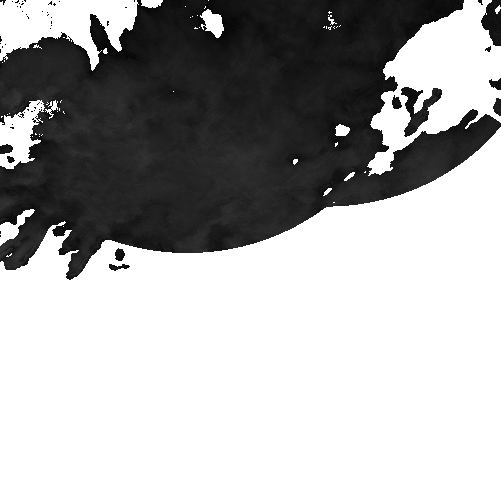
#> input picture 030 opencv平移图像后按帧保存/opencv_img_move/RAD_206582404232538_014.png, 501 x 501 px
$ python move_frame_save.py   (Python 2 division)
#> lines starting #> are read from the running program, lines starting #| are printed output that depends on the picture

import cv2
import numpy as np

dx = 1
dy = 1
borderColor=(255,255,255) #white color
cnt = 500
out_dir = "out"

img = cv2.imread('RAD_206582404232538_014.png',1)
#> img is the input picture: shape (501, 501, 3); min 0, max 255, mean 172.2
rows,cols,channel = img.shape
#> rows = 501; cols = 501; channel = 3
print img.shape
#| (501, 501, 3)
#cv2.imshow('source',img)

for n in range(cnt):
	path =""
	matShift = np.float32([[1,0,dx*n],[0,1,dy*n]])
	dst = cv2.warpAffine(img,matShift,(cols,rows),borderMode=cv2.BORDER_CONSTANT,borderValue=borderColor)
	path = out_dir+"/frame_"+"%02d"%n+".png"
	cv2.imwrite(path,dst)
	print ("%s has been saved!"%path)
#> this loop made 500 passes
#> pass 2, `dst = cv2.warpAffine(img,matShift,(cols,rows),borderMode=cv2.BORDER_CO..`:
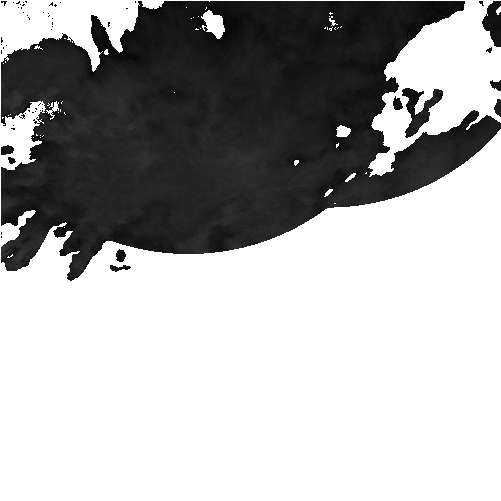
#> dst: shape (501, 501, 3); min 0, max 255, mean 172.3
#> pass 3, `dst = cv2.warpAffine(img,matShift,(cols,rows),borderMode=cv2.BORDER_CO..`:
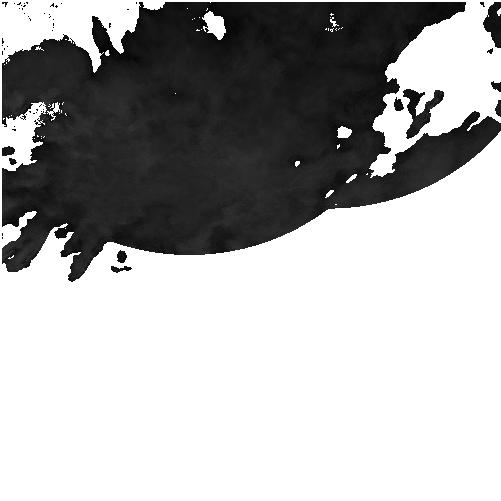
#> dst: shape (501, 501, 3); min 0, max 255, mean 172.4
